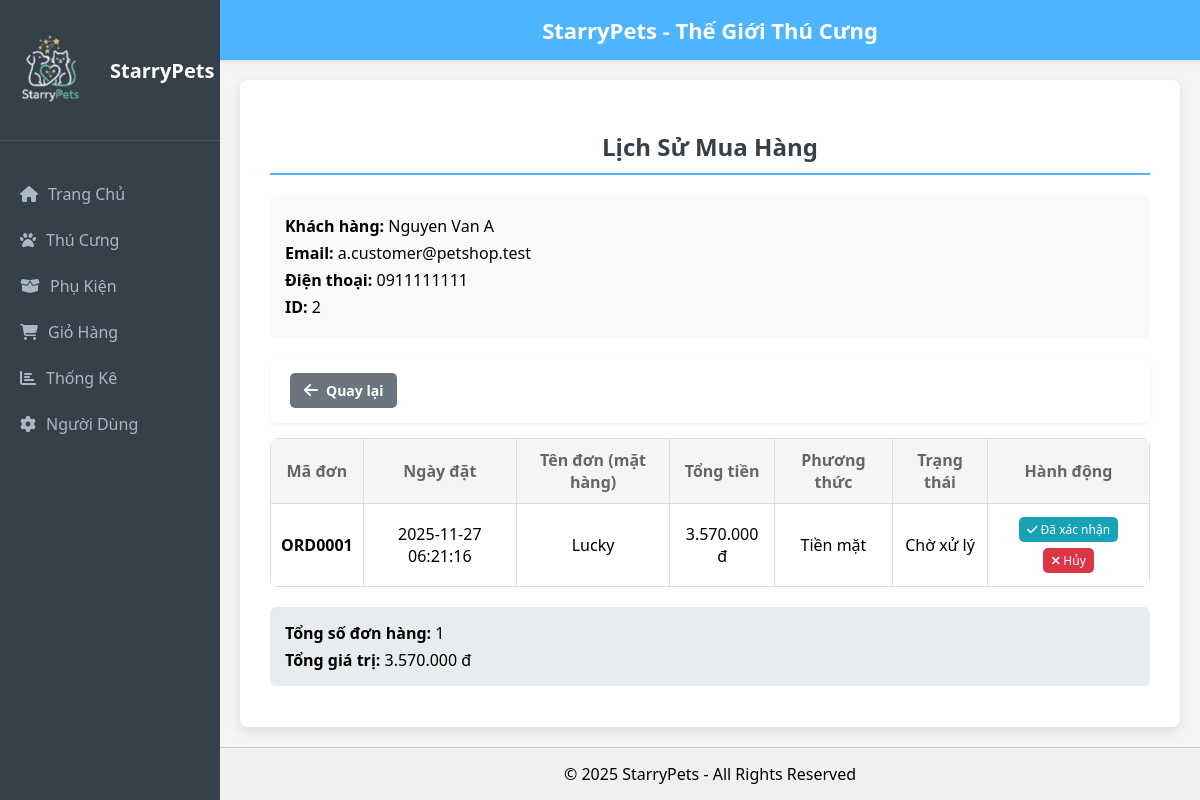
The app's page /admin/index.php?p=order_history&user_id=2 with its own data.
### tables this page shows
CREATE TABLE users (
  id INT AUTO_INCREMENT PRIMARY KEY,
  full_name VARCHAR(100) NOT NULL,
  email VARCHAR(120) NOT NULL UNIQUE,
  password_hash VARCHAR(255) NOT NULL,
  phone VARCHAR(20),
  role ENUM('ADMIN','CUSTOMER') NOT NULL DEFAULT 'CUSTOMER',
  status ENUM('ACTIVE','INACTIVE') NOT NULL DEFAULT 'ACTIVE',
  created_at TIMESTAMP DEFAULT CURRENT_TIMESTAMP,
  updated_at TIMESTAMP DEFAULT CURRENT_TIMESTAMP ON UPDATE CURRENT_TIMESTAMP
);

CREATE TABLE orders (
  id INT AUTO_INCREMENT PRIMARY KEY,
  user_id INT NOT NULL,
  order_code VARCHAR(20) NOT NULL UNIQUE,
  recipient_name VARCHAR(100) NOT NULL,
  total_amount DECIMAL(12,2) NOT NULL DEFAULT 0.00,
  status ENUM('PENDING','CONFIRMED','SHIPPED','COMPLETED','CANCELED') NOT NULL DEFAULT 'PENDING',
  payment_method ENUM('COD','BANK','VNPAY','MOMO') NOT NULL DEFAULT 'COD',
  shipping_address VARCHAR(255) NOT NULL,
  phone VARCHAR(20),
  notes TEXT,
  created_at TIMESTAMP DEFAULT CURRENT_TIMESTAMP,
  updated_at TIMESTAMP DEFAULT CURRENT_TIMESTAMP ON UPDATE CURRENT_TIMESTAMP,
  CONSTRAINT fk_orders_user FOREIGN KEY(user_id) REFERENCES users(id) ON DELETE RESTRICT ON UPDATE CASCADE,
  INDEX idx_orders_user (user_id),
  INDEX idx_orders_status (status)
);

### admin/order_history.php (the view, shortened to what this page needs)
<?php
require_once __DIR__ . '/../connect.php';
$user_id = isset($_GET['user_id']) ? (int)$_GET['user_id'] : 0;
$stmt = $conn->prepare('SELECT id, full_name, email, phone FROM users WHERE id = ?');
$stmt->bind_param('i', $user_id);
$stmt->execute();
$res = $stmt->get_result();
$user_info = $res->fetch_assoc();
$sql = "SELECT
    o.id,
    o.order_code,
    o.total_amount,
    o.status,
    o.payment_method,
    o.created_at,
    (
      SELECT
        CASE od.item_type
          WHEN 'pet' THEN (SELECT p.name FROM pets p WHERE p.id = od.item_id)
          WHEN 'accessory' THEN (SELECT a.name FROM accessories a WHERE a.id = od.item_id)
          ELSE NULL
        END
      FROM order_details od
      WHERE od.order_id = o.id
      ORDER BY od.id ASC
      LIMIT 1
    ) AS item_name
  FROM orders o
  WHERE o.user_id = ?
  ORDER BY o.created_at DESC";
$stmt = $conn->prepare($sql);
$stmt->bind_param('i', $user_id);
$stmt->execute();
$res = $stmt->get_result();
$orders = $res->fetch_all(MYSQLI_ASSOC);
$status_labels = [
    'PENDING' => 'Chờ xử lý',
    'CONFIRMED' => 'Đã xác nhận',
    'SHIPPED' => 'Đang giao',
    'COMPLETED' => 'Đã hoàn thành',
    'CANCELED' => 'Đã hủy'
];
$payment_labels = [
    'COD' => 'Tiền mặt',
    'BANK' => 'Chuyển khoản',
    'VNPAY' => 'VNPay',
    'MOMO' => 'MoMo'
];
?>
<h2 class="page-title">Lịch Sử Mua Hàng</h2>
<div style="margin-bottom: 20px; padding: 15px; background: #f8f9fa; border-radius: 6px;">
    <p style="margin: 5px 0;"><strong>Khách hàng:</strong> <?php echo htmlspecialchars($user_info['full_name']); ?></p>
    <p style="margin: 5px 0;"><strong>Email:</strong> <?php echo htmlspecialchars($user_info['email']); ?></p>
    <p style="margin: 5px 0;"><strong>Điện thoại:</strong> <?php echo htmlspecialchars($user_info['phone'] ?? ''); ?></p>
    <p style="margin: 5px 0;"><strong>ID:</strong> <?php echo htmlspecialchars($user_info['id']); ?></p>
</div>
<div class="top-bar" style="justify-content: flex-start;">
    <a href="index.php?p=donhang" class="btn-add" style="background-color: #6c757d;">
        <i class="fas fa-arrow-left"></i> Quay lại
    </a>
</div>
<table class="pet-table">
    <thead>
        <tr>
            <th>Mã đơn</th>
            <th>Ngày đặt</th>
            <th>Tên đơn (mặt hàng)</th>
            <th>Tổng tiền</th>
            <th>Phương thức</th>
            <th>Trạng thái</th>
            <th>Hành động</th>
        </tr>
    </thead>
    <tbody>
        <?php if (empty($orders)): ?>
            <tr><td colspan="7">Người dùng này chưa có đơn hàng nào.</td></tr>
        <?php else: ?>
            <?php foreach ($orders as $order): ?>
                <tr>
                    <td><strong><?php echo htmlspecialchars($order['order_code']); ?></strong></td>
                    <td><?php echo htmlspecialchars($order['created_at']); ?></td>
                    <td><?php echo htmlspecialchars($order['item_name'] ?? ''); ?></td>
                    <td><?php echo number_format($order['total_amount'], 0, ',', '.'); ?> đ</td>
                    <td><?php echo isset($payment_labels[$order['payment_method']]) ? $payment_labels[$order['payment_method']] : $order['payment_method']; ?></td>
                    <td>
                        <?php
                        $status = $order['status'];
                        $label = $status_labels[$status] ?? $status;
                        $class = '';
                        ?>
                        <span class="<?php echo $class; ?>"><?php echo htmlspecialchars($label); ?></span>
                    </td>
                    <td>
                        <?php if ($order['status'] === 'PENDING'): ?>
                            <a href="capnhat_trangthai_donhang.php?id=<?php echo urlencode($order['id']); ?>&status=CONFIRMED&user_id=<?php echo urlencode($user_id); ?>" class="btn-edit" style="background-color:#17a2b8; font-size:12px; padding:4px 8px;" onclick="return confirm('Chuyển sang Đã xác nhận?');">
                                <i class="fas fa-check"></i> Đã xác nhận
                            </a>
                            <a href="capnhat_trangthai_donhang.php?id=<?php echo urlencode($order['id']); ?>&status=CANCELED&user_id=<?php echo urlencode($user_id); ?>" class="btn-delete" style="font-size:12px; padding:4px 8px;" onclick="return confirm('Hủy đơn hàng?');">
                                <i class="fas fa-times"></i> Hủy
                            </a>
                        <?php endif; ?>
                    </td>
                </tr>
            <?php endforeach; ?>
        <?php endif; ?>
    </tbody>
</table>
<div style="margin-top: 20px; padding: 15px; background: #e9ecef; border-radius: 6px;">
    <p style="margin: 0;"><strong>Tổng số đơn hàng:</strong> <?php echo count($orders); ?></p>
    <p style="margin: 5px 0 0 0;"><strong>Tổng giá trị:</strong>
        <?php
        $total = array_sum(array_column($orders, 'total_amount'));
        echo number_format($total, 0, ',', '.');
        ?> đ
    </p>
</div>

### assets/css/styleadmin.css (style rules this page uses)
html, body { height: 100%; margin: 0; font-family: 'Segoe UI', Tahoma, Geneva, Verdana, sans-serif; background-color: #f5f5f5; }
.page-title { font-size: 24px; color: #333; margin-bottom: 20px; font-weight: 600; }
.top-bar { margin-bottom: 15px; }
.btn-add { background: #4DB5FF; color: white; padding: 10px 15px; text-decoration: none; border-radius: 6px; font-weight: bold; }
.pet-table { width: 100%; border-collapse: collapse; background: white; border-radius: 8px; overflow: hidden; }
.pet-table th { background: #f0f4f8; padding: 12px; text-align: left; font-weight: bold; color: #666; border-bottom: 1px solid #ddd; }
.pet-table td { padding: 12px; border-bottom: 1px solid #eee; }
.btn-edit, .btn-delete { padding: 6px 12px; text-decoration: none; border-radius: 5px; font-size: 14px; }
.btn-edit { background: #2ecc71; color: white; }
.btn-delete { background: #e74c3c; color: white; margin-left: 5px; }
.page-title { color: #36404A; font-size: 24px; font-weight: 600; padding-bottom: 10px; border-bottom: 2px solid #4DB5FF; margin-bottom: 20px; text-align: center; }
.top-bar { display: flex; justify-content: space-between; align-items: center; padding: 15px 20px; background-color: #fff; border-radius: 8px; box-shadow: 0 2px 4px rgba(0, 0, 0, 0.05); margin-bottom: 20px; }
.btn-add { background-color: #2ECC71; color: white; padding: 10px 15px; border-radius: 4px; text-decoration: none; font-weight: 600; font-size: 14px; transition: background-color 0.3s; display: flex; align-items: center; }
.btn-add i { margin-right: 8px; font-size: 16px; }
.pet-table { width: 100%; border-collapse: collapse; background: #ffffff; }
.pet-table th, .pet-table td { padding: 10px; border: 1px solid #ddd; text-align: center; }
.pet-table th { background: #f5f5f5; font-weight: bold; }
.btn-edit, .btn-delete, .btn-copy { padding: 6px 12px; border-radius: 5px; color: white; text-decoration: none; margin: 3px; display: inline-block; }
.btn-edit { background: #007bff; }
.btn-delete { background: #dc3545; }
.top-bar { display: flex; justify-content: flex-end; margin-bottom: 15px; }
.btn-add { background: #28a745; color: white; padding: 8px 14px; border-radius: 5px; text-decoration: none; }

### records on screen
users: full_name "Nguyen Van A", email "a.customer@petshop.test", phone "0911111111", id "2"
orders: order_code "ORD0001", created_at "2025-11-27 06:21:16", item_name "Lucky", total_amount "3.570.000", payment_method "Tiền mặt", status "Chờ xử lý"

### other values on screen
count($orders) "1"
$total "3.570.000"
